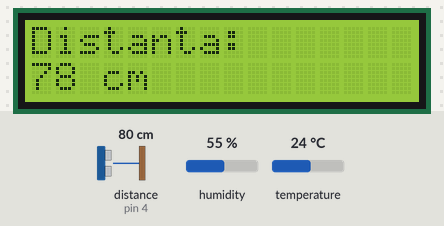
The sketch below on a simulated Arduino Uno, built with avr-gcc and run on an emulated ATmega328P. On the bench: 16×2 character LCD. Wiring (inferred from the names in the program): ultrasonic range finder: trigger pin 3; echo pin 4. Inputs (shaded band) come from the test bench; at power-on: distance to the obstacle (sensor on pin 4) 80 cm, humidity 55 %, temperature 24 °C. The echo pulse lasts 58.3 µs per cm; what the sketch prints to the serial monitor is not drawn.

Above: at 1.2 s.
1.3 s: distance to the obstacle (sensor on pin 4) set to 2 cm
At 2.9 s:
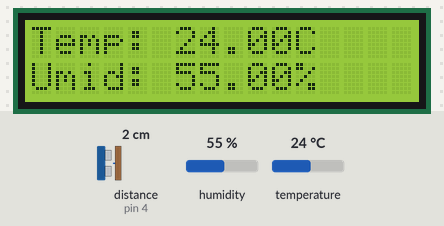
3.6 s: humidity set to 22 %
At 5.4 s:
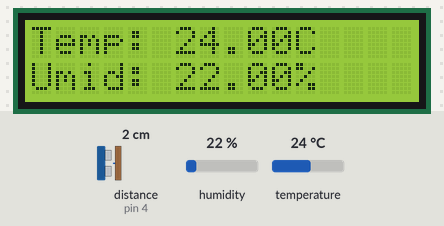
5.7 s: temperature set to 12 °C
At 6.9 s:
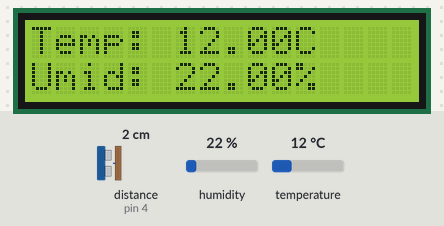
7.7 s: distance to the obstacle (sensor on pin 4) set to 60 cm
At 9.1 s:
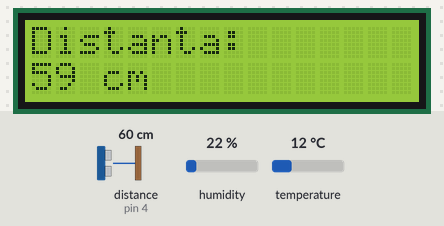
9.8 s: distance to the obstacle (sensor on pin 4) set to 120 cm
At 11.3 s:
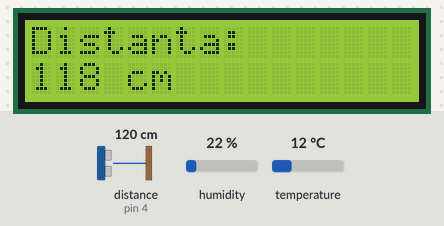
11.8 s: distance to the obstacle (sensor on pin 4) set to 4 cm
At 13.8 s:
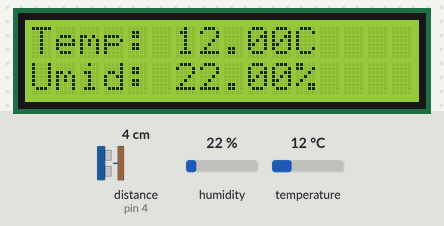
Timing chart, 0 to 14.9 s (numbered marks = the images above; inputs shaded):
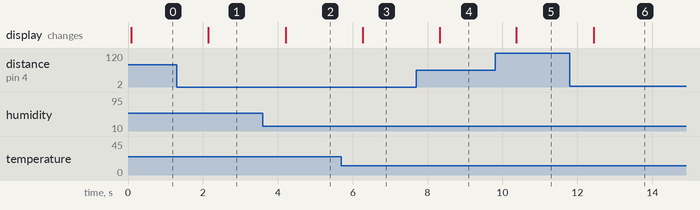

Measured:
- after the input at 1.3 s, the display: changes after 0.85 s (image 1)
- after the input at 3.6 s, the display: changes after 0.61 s (image 2)
- after the input at 5.7 s, the display: changes after 0.57 s (image 3)
- after the input at 7.7 s, the display: changes after 0.62 s (image 4)
- after the input at 9.8 s, the display: changes after 0.57 s (image 5)
- after the input at 11.8 s, the display: changes after 0.63 s (image 6)

The sketch:

termostat_inteligent.ino
```cpp
#include <Wire.h>
#include <LiquidCrystal_I2C.h>
#include <DHT.h>

#define DHTPIN 2
#define DHTTYPE DHT22
DHT dht(DHTPIN, DHTTYPE);

#define TRIG_PIN 3
#define ECHO_PIN 4
#define DIST_THRESHOLD 50 // prag distanta in cm

LiquidCrystal_I2C lcd(0x27, 16, 2);

void setup() {
  Serial.begin(9600);

  lcd.init();
  lcd.backlight();

  dht.begin();

  pinMode(TRIG_PIN, OUTPUT);
  pinMode(ECHO_PIN, INPUT);
}

long getDistance() {
  digitalWrite(TRIG_PIN, LOW);
  delayMicroseconds(2);
  digitalWrite(TRIG_PIN, HIGH);
  delayMicroseconds(10);
  digitalWrite(TRIG_PIN, LOW);

  long duration = pulseIn(ECHO_PIN, HIGH);
  long distance = duration * 0.034 / 2;
  return distance;
}

void loop() {
  long distance = getDistance();
  Serial.print("Distanta: "); Serial.print(distance); Serial.println(" cm");

  if(distance > 0 && distance < DIST_THRESHOLD) {
    float temp = dht.readTemperature();
    float hum = dht.readHumidity();

    if(isnan(temp) || isnan(hum)) {
      lcd.clear();
      lcd.setCursor(0,0);
      lcd.print("Citire esuata");
    } else {
      lcd.clear();
      lcd.setCursor(0,0);
      lcd.print("Temp: "); lcd.print(temp); lcd.print("C");
      lcd.setCursor(0,1);
      lcd.print("Umid: "); lcd.print(hum); lcd.print("%");
    }
  } else if(distance > DIST_THRESHOLD) {
    lcd.clear();
    lcd.setCursor(0,0);
    lcd.print("Distanta: ");
    lcd.setCursor(0,1);
    lcd.print(distance); lcd.print(" cm");
  } else {
    lcd.clear();
    lcd.setCursor(0,0);
    lcd.print("Distanta invalida");
  }

  delay(1000);
}
```
